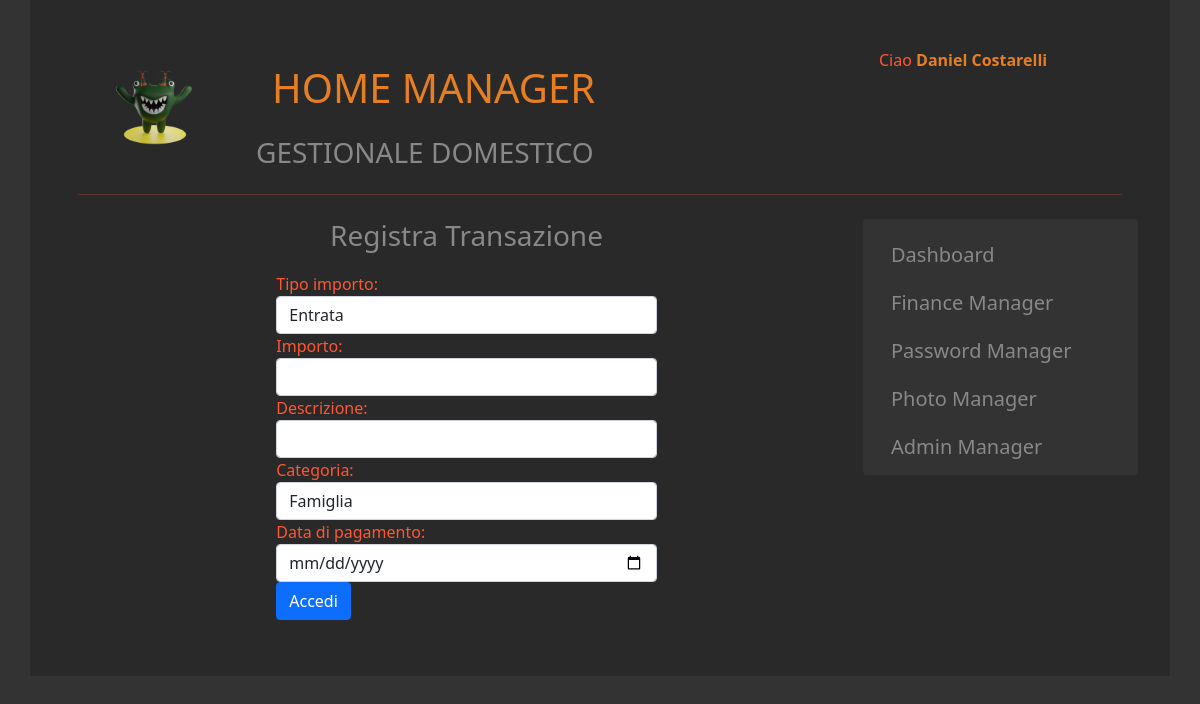
Page /index.php?page=newtransaction (signed in) on the committed database.
### tables this page shows
CREATE TABLE `configuration` (
  `id` tinyint NOT NULL AUTO_INCREMENT,
  `name` varchar(50) DEFAULT NULL,
  `description` varchar(60) DEFAULT NULL,
  `maintenance` tinyint(1) NOT NULL,
  `logo` varchar(60) DEFAULT NULL,
  `id_color` tinyint NOT NULL,
  PRIMARY KEY (`id`)
);

### system/config.php (called while the page is built, shortened)
<?php
require("./configuration/controller/ConfigurationController.class.php");
$config = new ConfigurationController();
$row = $config->selectConfiguration();
if ($row) {
	$title 			= $row['name'];
	$description 	= $row['description'];
	$logo 			= $row['logo'];
}
?>

### configuration/controller/ConfigurationController.class.php (called while the page is built, shortened)
<?php
require("./configuration/model/Configuration.class.php");
class ConfigurationController
{
    public function __construct() {
        $this->config = new Configuration();
    }
    public function selectConfiguration() {
        return $this->config->getConfiguration();
    }
}

### configuration/model/Configuration.class.php (called while the page is built, shortened)
<?php
require("./system/connection.php");
class Configuration
{
    public function getConfiguration() {
        global $conn;
        $query = "SELECT name, description, maintenance, logo, id_color FROM configuration";
        $result = mysqli_query($conn, $query);
        $row = mysqli_fetch_assoc($result);
        return $row;
    }
}
?>

### system/includes.php (called while the page is built, shortened)
<?php
	require_once("system/config.php");
?>

### finance/controller/FinanceController.class.php (called while the page is built, shortened)
<?php
require("./finance/model/Category.class.php");
class FinanceController
{
    public function __construct() {
        $this->category = new Category();
    }
    public function selectCategories() {
        $categoriesArray = array();
        foreach ($this->category->getCategory() as $value) {
            $categoriesArray[] = array(
                "id" => $value['id'],
                "category" => $value['category']
            );
        }
        return $categoriesArray;
    }
}
?>

### finance/model/Category.class.php (called while the page is built, shortened)
<?php
require("./system/connection.php");
class Category {
    public function __construct() {
        $this->table = 'finance_category';
    }
    public function getCategory() {
        global $conn;
        $query = "SELECT * FROM $this->table";
        $result = mysqli_query($conn, $query);
        $categories = array();
        if ($result->num_rows > 0) {
            while ($row = mysqli_fetch_assoc($result)) {
                $categories[] = $row;
            }
        }
        return $categories;
    }
}
?>

### frontend/pages/newtransaction.php (the view, shortened to what this page needs)
<?php
require("./finance/controller/FinanceController.class.php");
$finance = new FinanceController();
$categories = $finance->selectCategories();
?>
<div class="title">
    <h3>Registra Transazione</h3>
</div>
<div class="row">
    <div class="col-md-3">
    </div>
    <div class="col-md-6">
        <form action="" method="post">
            <div class="form-group">
                <label for="typeamount">Tipo importo:</label>
                <select class="form-control" name="typeamount" style="flex:1;">
                    <option value="E">Entrata</option>
                </select>
            </div>
            <div class="form-group">
                <label for="amount">Importo:</label>
                <input type="number" class="form-control" name="amount" required>
            </div>
            <div class="form-group">
                <label for="description">Descrizione:</label>
                <input type="text" class="form-control" name="description" required>
            </div>
            <div class="form-group">
                <label for="categoryid">Categoria:</label>
                <select class="form-control" name="categoryid" style="flex:1;">
                    <?php foreach($categories as $category) { dump($category);?>
                    <option value="<?=$category['id']?>"><?=$category['category']?></option>
                    <?php } ?>
                </select>
            </div>
            <div class="form-group">
                <label for="data">Data di pagamento:</label>
                <input type="date" class="form-control" name="paymentdate">
            </div>
            <button type="submit" class="btn btn-primary">Accedi</button>
        </form>
    </div>
    <div class="col-md-3">
    </div>
</div>

### frontend/base.php (shortened to what this page needs)
<?php
	global $title;
	global $description;
	global $logo;
?>
<!DOCTYPE html>
<html lang="en">
<head>
    <link rel="stylesheet" href="https://stackpath.bootstrapcdn.com/bootstrap/5.0.0-alpha1/css/bootstrap.min.css">
    <link rel="stylesheet" href="https://cdnjs.cloudflare.com/ajax/libs/font-awesome/5.15.3/css/all.min.css">
</head>
<body>
    <div class="container p-5">
        <div class="row">
            <div class="col-md-2" style="text-align:center">
                <?php if (!empty($logo)) { ?>
                <img src="<?= $logo?>" alt="<?= $title?>" width="100" height="100">
                <?php }?>
            </div>
            <div class="col-md-7">
                <h1 class="p-3"><?php echo '<a href="index.php">'.strtoUpper($title) .'</a>'; ?></h1>
                <h3><?= strtoUpper($description) ?></h3>
            </div>
            <div class="col-md-3">
            </div>
        </div>
        <hr>
        <div class="row">
            <div class="col-md-9 p-2">
                <?php getPage();?>
            </div>
            <div class="col-md-3 p-2">
            </div>
        </div>
    </div>
</body>
</html>

### rows in the picture
configuration: logo (picture), name "HOME MANAGER", description "GESTIONALE DOMESTICO"

### other values in the picture
$_SESSION['name'] "Daniel Costarelli"
form field categoryid "Famiglia"
